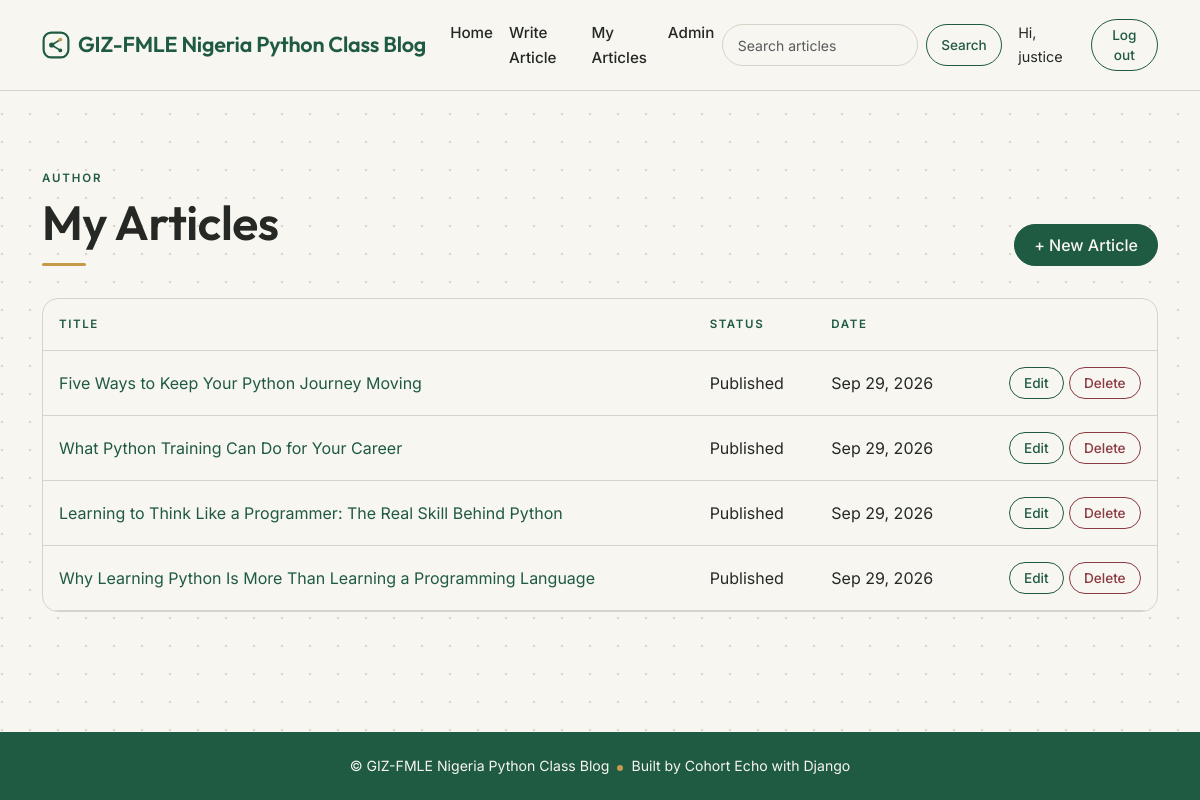
Screenshot of /my-articles/ (signed in) with the database file from the repository.
### blog/models.py (models this page shows, shortened)
class Post(models.Model):
    STATUS_CHOICES = [
        ('draft', 'Draft'),
        ('published', 'Published'),
    ]
    title = models.CharField(max_length=200)
    slug = models.SlugField(max_length=220, unique=True, blank=True)
    author = models.ForeignKey(
        settings.AUTH_USER_MODEL, on_delete=models.CASCADE, related_name='posts'
    )
    cover_image = models.ImageField(upload_to='covers/', blank=True, null=True)
    content = models.TextField()
    status = models.CharField(max_length=10, choices=STATUS_CHOICES, default='published')
    created_at = models.DateTimeField(auto_now_add=True)
    updated_at = models.DateTimeField(auto_now=True)
    likes = models.ManyToManyField(
        settings.AUTH_USER_MODEL, related_name='liked_posts', blank=True
    )
    class Meta:
        ordering = ['-created_at']
    def get_absolute_url(self):
        return reverse('post_detail', kwargs={'slug': self.slug})

### blog/views.py (the view)
# urls.py: path('my-articles/', views.MyPostsView.as_view(), name='my_posts'),
class MyPostsView(AuthorRequiredMixin, ListView):
    template_name = 'blog/my_posts.html'
    context_object_name = 'posts'
    def get_queryset(self):
        return Post.objects.filter(author=self.request.user)

### blog/context_processors.py (called while the page is built)
def author_status(request):
    return {'is_author': is_author(request.user)}

### blog/permissions.py (called while the page is built)
def is_author(user):
    return user.is_authenticated and (
        user.is_superuser or user.groups.filter(name='Authors').exists()
    )

    def test_func(self):
        return is_author(self.request.user)

### templates/blog/my_posts.html
{% extends 'base.html' %}
{% block content %}
<header class="page-hero d-flex justify-content-between align-items-end flex-wrap gap-3">
  <div>
    <span class="eyebrow">Author</span>
    <h1 class="display-title">My Articles</h1>
    <div class="amber-rule mb-0"></div>
  </div>
  <a href="{% url 'post_create' %}" class="btn btn-primary">+ New Article</a>
</header>
<div class="panel-flush">
  <div class="table-responsive">
    <table class="table table-clean">
      <thead><tr><th>Title</th><th>Status</th><th>Date</th><th></th></tr></thead>
      <tbody>
      {% for post in posts %}
        <tr>
          <td><a href="{{ post.get_absolute_url }}">{{ post.title }}</a></td>
          <td>{{ post.get_status_display }}</td>
          <td>{{ post.created_at|date:"M d, Y" }}</td>
          <td class="text-end text-nowrap">
            <a href="{% url 'post_edit' post.slug %}" class="btn btn-sm btn-outline-primary">Edit</a>
            <a href="{% url 'post_delete' post.slug %}" class="btn btn-sm btn-outline-danger">Delete</a>
          </td>
        </tr>
      {% empty %}
        <tr><td colspan="4">You haven't written anything yet.</td></tr>
      {% endfor %}
      </tbody>
    </table>
  </div>
</div>
{% endblock %}

### templates/base.html (shortened to what this page needs)
{% load static %}
<!DOCTYPE html>
<html lang="en">
<head>
  <link href="https://cdn.jsdelivr.net/npm/bootstrap@5.3.3/dist/css/bootstrap.min.css" rel="stylesheet">
  <link rel="stylesheet" href="{% static 'css/custom.css' %}?v=2">
</head>
<body class="d-flex flex-column min-vh-100">
<nav class="navbar navbar-expand-lg site-nav sticky-top">
  <div class="container">
    <a class="navbar-brand d-flex align-items-center gap-2" href="{% url 'home' %}">
      <span>GIZ-FMLE Nigeria Python Class Blog</span>
    </a>
    <div class="collapse navbar-collapse" id="mainNav">
      <ul class="navbar-nav me-auto">
        <li class="nav-item"><a class="nav-link" href="{% url 'home' %}">Home</a></li>
        {% if is_author %}
          <li class="nav-item"><a class="nav-link" href="{% url 'post_create' %}">Write Article</a></li>
          <li class="nav-item"><a class="nav-link" href="{% url 'my_posts' %}">My Articles</a></li>
        {% endif %}
        {% if user.is_superuser %}
          <li class="nav-item"><a class="nav-link" href="{% url 'admin:index' %}">Admin</a></li>
        {% endif %}
      </ul>
      <form class="d-flex me-lg-3 my-2 my-lg-0" method="get" action="{% url 'home' %}">
        <input class="form-control form-control-sm search-input me-2" type="search" name="q"
               placeholder="Search articles" value="{{ request.GET.q }}">
        <button class="btn btn-outline-primary btn-sm">Search</button>
      </form>
      <ul class="navbar-nav align-items-lg-center">
        {% if user.is_authenticated %}
          <li class="nav-item navbar-text me-3">Hi, {{ user.username }}</li>
          <li class="nav-item">
            <form method="post" action="{% url 'logout' %}">
              <button class="btn btn-outline-primary btn-sm">Log out</button>
            </form>
          </li>
        {% else %}
          <li class="nav-item"><a class="nav-link" href="{% url 'login' %}">Log in</a></li>
          <li class="nav-item ms-lg-2"><a class="btn btn-primary btn-sm" href="{% url 'signup' %}">Sign up</a></li>
        {% endif %}
      </ul>
    </div>
  </div>
</nav>
<main class="container my-4 flex-grow-1">
  {% block content %}{% endblock %}
</main>
<footer class="site-footer">
  <span>&copy; GIZ-FMLE Nigeria Python Class Blog</span><span class="dot-amber"></span><span>Built by Cohort Echo with Django</span>
</footer>
</body>
</html>

### static/css/custom.css (style rules this page uses)
:root { --warm-white: #F8F6F0; --forest: #1F5A43; --stone: #D8D3C8; --brick: #8B3A42; --charcoal: #252824; --amber: #C69A4A; --radius: 16px; --font-heading: 'Outfit', 'Poppins', system-ui, sans-serif; --font-body: 'Inter', system-ui, -apple-system, 'Segoe UI', sans-serif; --bs-body-bg: #F8F6F0; --bs-body-bg-rgb: 248, 246, 240; --bs-body-color: #252824; --bs-body-color-rgb: 37, 40, 36; --bs-body-font-family: var(--font-body); --bs-link-color-rgb: 31, 90, 67; --bs-link-hover-color-rgb: 37, 40, 36; --bs-danger-rgb: 139, 58, 66; --bs-border-color: #D8D3C8; }
body { font-family: var(--font-body); color: var(--charcoal); background-color: var(--warm-white); line-height: 1.65; }
h1, h2, h3, h4, h5, h6, .navbar-brand, .display-title { font-family: var(--font-heading); font-weight: 600; letter-spacing: -0.01em; color: var(--charcoal); }
a { text-decoration: none; }
.eyebrow { font-size: .72rem; letter-spacing: .16em; text-transform: uppercase; font-weight: 600; color: var(--forest); }
.amber-rule { width: 44px; height: 3px; background: var(--amber); border-radius: 2px; margin: .9rem 0 1.2rem; }
.dot-amber { display: inline-block; width: 6px; height: 6px; border-radius: 50%; background: var(--amber); margin: 0 .5rem; vertical-align: middle; }
.page-hero { padding: 3rem 0 2rem; }
.display-title { font-size: clamp(2rem, 4.5vw, 3rem); line-height: 1.1; margin: .4rem 0 0; }
.site-nav { background: var(--warm-white); border-bottom: 1px solid var(--stone); padding: .75rem 0; }
.site-nav .navbar-brand { color: var(--forest); font-size: 1.35rem; }
.site-nav .nav-link { color: var(--charcoal); font-weight: 500; font-size: .95rem; }
.site-nav .navbar-text { color: var(--charcoal); font-size: .9rem; }
.btn { border-radius: 999px; font-weight: 500; padding: .5rem 1.2rem; }
.btn-sm { padding: .3rem .9rem; font-size: .85rem; }
.btn-primary { --bs-btn-color: #F8F6F0; --bs-btn-bg: #1F5A43; --bs-btn-border-color: #1F5A43; --bs-btn-hover-color: #F8F6F0; --bs-btn-hover-bg: #252824; --bs-btn-hover-border-color: #252824; --bs-btn-active-color: #F8F6F0; --bs-btn-active-bg: #252824; --bs-btn-active-border-color: #252824; --bs-btn-focus-shadow-rgb: 31, 90, 67; }
.btn-outline-primary { --bs-btn-color: #1F5A43; --bs-btn-border-color: #1F5A43; --bs-btn-hover-color: #F8F6F0; --bs-btn-hover-bg: #1F5A43; --bs-btn-hover-border-color: #1F5A43; --bs-btn-active-color: #F8F6F0; --bs-btn-active-bg: #1F5A43; --bs-btn-active-border-color: #1F5A43; --bs-btn-focus-shadow-rgb: 31, 90, 67; }
.btn-outline-danger { --bs-btn-color: #8B3A42; --bs-btn-border-color: #8B3A42; --bs-btn-hover-color: #F8F6F0; --bs-btn-hover-bg: #8B3A42; --bs-btn-hover-border-color: #8B3A42; --bs-btn-active-color: #F8F6F0; --bs-btn-active-bg: #8B3A42; --bs-btn-active-border-color: #8B3A42; --bs-btn-focus-shadow-rgb: 139, 58, 66; }
.form-control, .form-select { background-color: var(--warm-white); border: 1px solid var(--stone); border-radius: 12px; color: var(--charcoal); padding: .6rem .9rem; }
.search-input { min-width: 190px; border-radius: 999px; }
.panel-flush { background: var(--warm-white); border: 1px solid var(--stone); border-radius: var(--radius); overflow: hidden; }
.table-clean { --bs-table-bg: transparent; --bs-table-color: #252824; --bs-table-border-color: #D8D3C8; margin: 0; vertical-align: middle; }
.table-clean th { font-size: .72rem; letter-spacing: .14em; text-transform: uppercase; font-weight: 600; color: var(--forest); padding: 1rem; }
.table-clean td { padding: 1rem; }
.site-footer { background: var(--forest); color: var(--warm-white); text-align: center; padding: 1.4rem 0; margin-top: 4rem; font-size: .88rem; }

### rows the page displays
Post: title "Five Ways to Keep Your Python Journey Moving", status "Published", created_at "Sep 29, 2026"
Post: title "What Python Training Can Do for Your Career", status "Published", created_at "Sep 29, 2026"
Post: title "Learning to Think Like a Programmer: The Real Skill Behind Python", status "Published", created_at "Sep 29, 2026"
Post: title "Why Learning Python Is More Than Learning a Programming Language", status "Published", created_at "Sep 29, 2026"

### other values shown
{{ user.username }} "justice"
